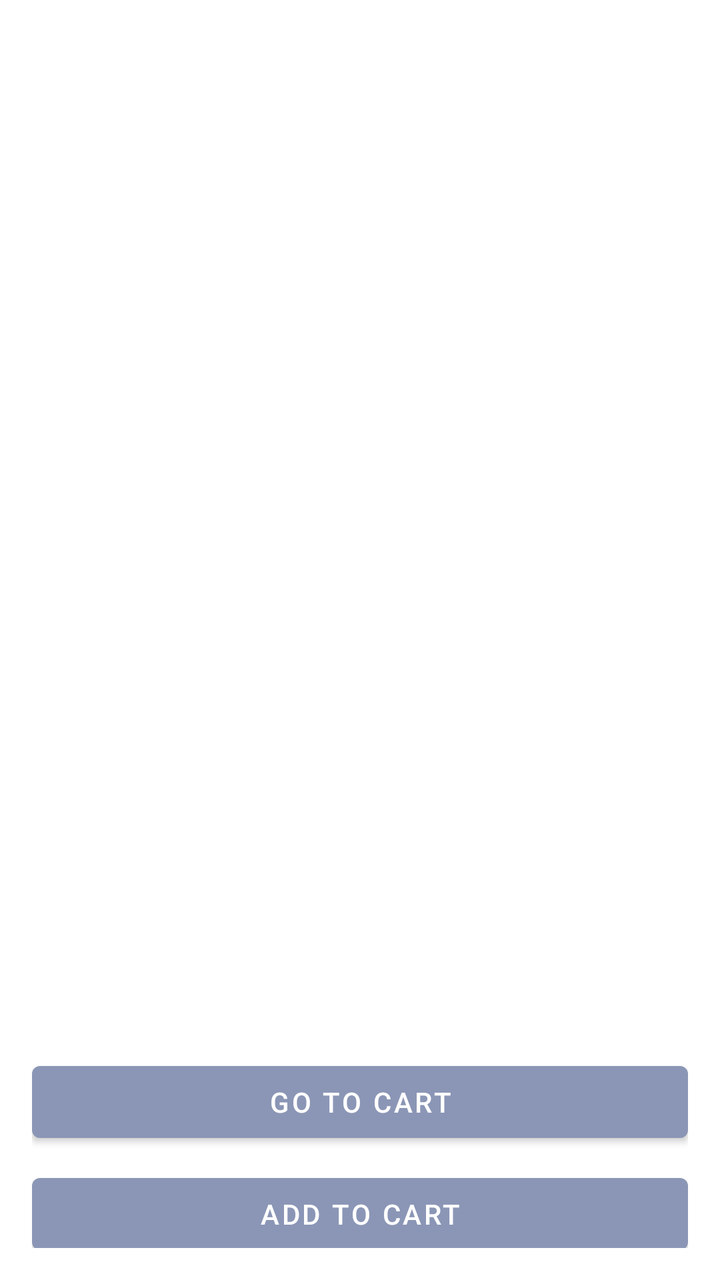
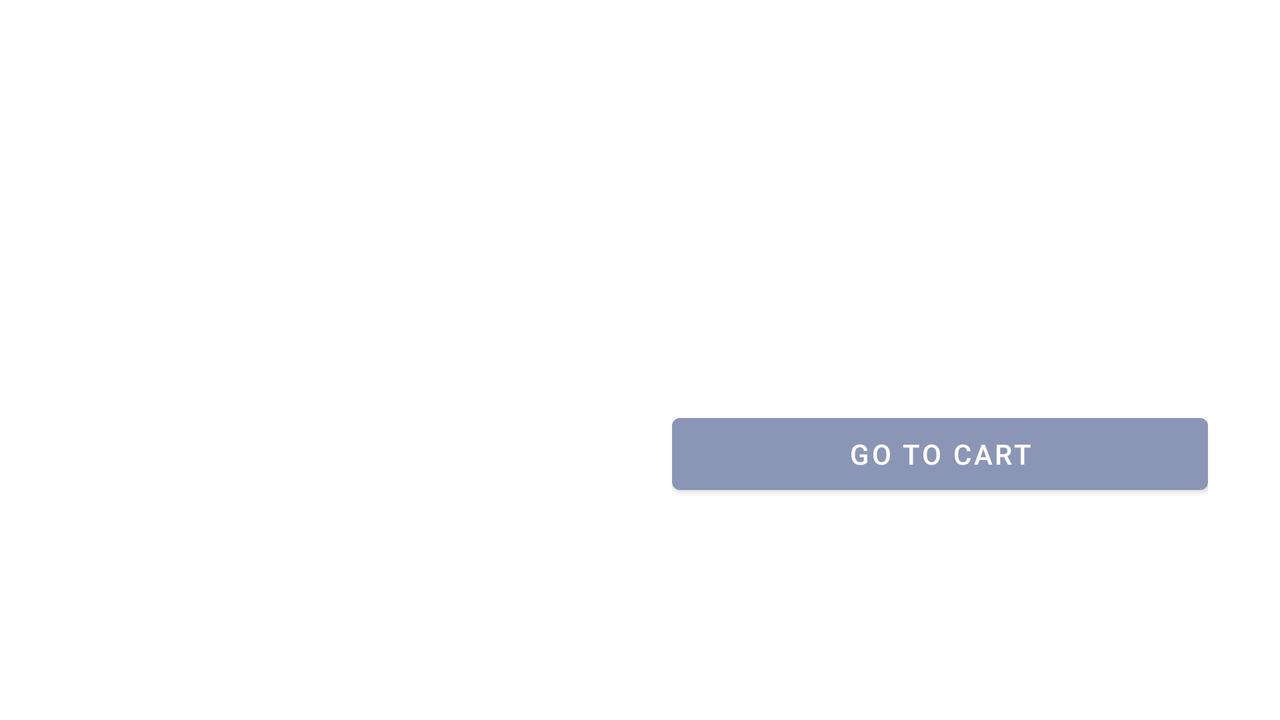

One screen, two layout resources from the same app: the default and the repository's alternative for another configuration. Each is rendered where Android would select it; the XML of both is given below.
<!-- AndroidManifest.xml: application theme Theme.JewelleryShop -->
<!-- res/layout/activity_product_details.xml -->
<?xml version="1.0" encoding="utf-8"?>
<androidx.constraintlayout.widget.ConstraintLayout xmlns:android="http://schemas.android.com/apk/res/android"
    xmlns:app="http://schemas.android.com/apk/res-auto"
    xmlns:tools="http://schemas.android.com/tools"
    android:layout_width="match_parent"
    android:layout_height="match_parent"
    tools:context=".ProductDetails">

    <LinearLayout
        android:layout_width="match_parent"
        android:layout_height="match_parent"
        android:orientation="vertical"
        android:padding="16dp">

        <ImageView
            android:id="@+id/imageView"
            android:layout_width="match_parent"
            android:layout_height="350dp"
            android:layout_marginBottom="10dp"
            android:scaleType="centerCrop"
            android:adjustViewBounds="true"
            android:src="@drawable/placeholder" />

        <TextView
            android:id="@+id/titleTextView"
            android:layout_width="match_parent"
            android:layout_height="wrap_content"
            android:layout_marginBottom="10dp"
            android:textSize="24sp"
            android:textStyle="bold"
            android:paddingTop="16dp" />

        <TextView
            android:id="@+id/descriptionTextView"
            android:layout_width="match_parent"
            android:layout_height="wrap_content"
            android:layout_marginBottom="10dp"
            android:textSize="18sp"
            android:paddingTop="8dp" />

        <TextView
            android:id="@+id/priceTextView"
            android:layout_width="match_parent"
            android:layout_height="wrap_content"
            android:layout_marginBottom="10dp"
            android:paddingTop="8dp"
            android:textSize="18sp"
            android:textStyle="bold" />

        <Button
            android:id="@+id/goToCartButton"
            android:layout_width="match_parent"
            android:layout_height="48dp"
            android:text="Go to Cart"
            android:layout_marginTop="8dp" />

        <Button
            android:id="@+id/addToCartButton"
            android:layout_width="match_parent"
            android:layout_height="48dp"
            android:text="Add to Cart"
            android:layout_marginTop="8dp" />

    </LinearLayout>


</androidx.constraintlayout.widget.ConstraintLayout>
<!-- resources referenced by this layout -->
<resources>
  <style name="Theme.JewelleryShop" parent="Theme.MaterialComponents.DayNight.NoActionBar">
          
          <item name="colorPrimary">@color/red</item>
          <item name="colorPrimaryVariant">@color/red</item>
          <item name="colorOnPrimary">@color/white</item>
          
          <item name="colorSecondary">@color/teal_200</item>
          <item name="colorSecondaryVariant">@color/teal_700</item>
          <item name="colorOnSecondary">@color/black</item>
          
          <item name="android:statusBarColor" tools:targetApi="l">?attr/colorPrimaryVariant</item>
          
      </style>
  <color name="red">#8B96B6</color>
  <color name="white">#FFFFFFFF</color>
  <color name="teal_200">#FF03DAC5</color>
  <color name="teal_700">#FF018786</color>
  <color name="black">#0C1959</color>
</resources>
<!-- res/layout-land/activity_product_details.xml (the repository's variant of the layout above) -->
<!-- drawn on the phone turned sideways -->
<?xml version="1.0" encoding="utf-8"?>
<androidx.constraintlayout.widget.ConstraintLayout xmlns:android="http://schemas.android.com/apk/res/android"
    xmlns:app="http://schemas.android.com/apk/res-auto"
    xmlns:tools="http://schemas.android.com/tools"
    android:layout_width="match_parent"
    android:layout_height="match_parent"
    tools:context=".ProductDetails">

        <LinearLayout
            android:layout_width="match_parent"
            android:layout_height="match_parent"
            android:layout_marginTop="16dp"
            android:orientation="horizontal"
            android:padding="20dp"
            app:layout_constraintTop_toTopOf="parent">
            <ImageView
                android:id="@+id/imageView"
                android:layout_width="300dp"
                android:layout_height="350dp"
                android:layout_marginBottom="10dp"
                android:scaleType="centerCrop"
                android:adjustViewBounds="true"
                android:src="@drawable/placeholder" />

            <LinearLayout
                android:layout_width="match_parent"
                android:layout_height="match_parent"
                android:orientation="vertical"
                android:padding="16dp">
                <TextView
                    android:id="@+id/titleTextView"
                    android:layout_width="match_parent"
                    android:layout_height="wrap_content"
                    android:layout_marginBottom="10dp"
                    android:textSize="24sp"
                    android:textStyle="bold"
                    android:paddingTop="16dp" />

                <TextView
                    android:id="@+id/descriptionTextView"
                    android:layout_width="match_parent"
                    android:layout_height="wrap_content"
                    android:layout_marginBottom="10dp"
                    android:textSize="18sp"
                    android:paddingTop="8dp" />

                <TextView
                    android:id="@+id/priceTextView"
                    android:layout_width="match_parent"
                    android:layout_height="wrap_content"
                    android:layout_marginBottom="10dp"
                    android:paddingTop="8dp"
                    android:textSize="18sp"
                    android:textStyle="bold" />

                <Button
                    android:id="@+id/goToCartButton"
                    android:layout_width="match_parent"
                    android:layout_height="48dp"
                    android:text="Go to Cart"
                    android:layout_marginTop="8dp" />
            </LinearLayout>
    </LinearLayout>


</androidx.constraintlayout.widget.ConstraintLayout>
